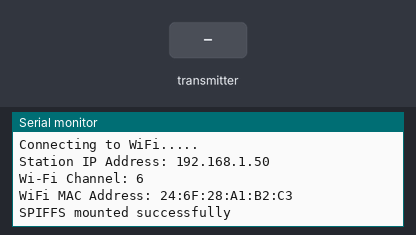
Bench run of a program on a simulated ESP32. On the bench: the last lines printed to the serial monitor. The test bench sets the inputs (shaded band). WiFi joins after 1.5 s; servers stay silent unless stated; storage starts empty.

Above: at 3.2 s.
3.3 s: the transmitter starts sending id = 0
At 3.63 s:
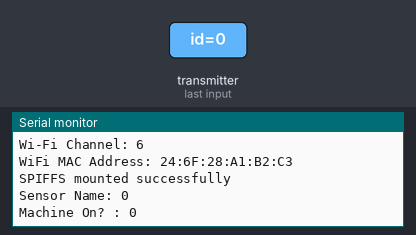
4.8 s: the transmitter starts sending machineOn = 1
At 5.13 s:
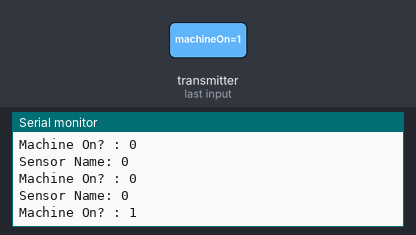

Measured:
- after the input at 3.3 s, the serial monitor: prints a new line at once (image 1)
- after the input at 4.8 s, the serial monitor: prints a new line at once (image 2)

The program:

main.cpp
```cpp
/*
  Gavin Epperson
  UCA Honors Capstone, Fall 2021

  WasherWatcher LaundryReceiver code
  "main.cpp"

  Code to be flashed onto each laundry room microcontroller (ESP32).
  Data is received from multiple microcontroller senders, which is then used to update website files.
  The receiver microcontroller hosts these website files for anyone locally to view.
*/

#include <esp_now.h>
#include <WiFi.h>
#include <ArduinoJson.h>
#include "AsyncTCP.h"
#include "ESPAsyncWebServer.h"
#include "SPIFFS.h"

const char* SSID = "UCAWIRELESS"; // String name of the WiFi network to connect to
const char* PASSWORD = "";        // String password of the WiFi network (null for UCAWireless)

AsyncWebServer server(80);
AsyncEventSource events("/events");

// Structure to receive data. Must match the sender structure
typedef struct {
  char id[32];
  bool machineOn;
} sensor_message;

// Create a sensor_message called receivedMessage
sensor_message receivedMessage;

// Callback function that will be executed when data is received
void OnDataRecv(const uint8_t * mac, const uint8_t *incomingData, int len) {

  // Copy received data to global struct
  memcpy(&receivedMessage, incomingData, sizeof(receivedMessage));

  Serial.print("Sensor Name: ");
  Serial.println(receivedMessage.id);
  Serial.print("Machine On? : ");
  Serial.println(receivedMessage.machineOn);
  Serial.println();

  // Format the received data in JSON and send it as an AsyncEvent (handled by JavaScript)
  DynamicJsonDocument board(1024);
  board["id"] = receivedMessage.id;
  board["status"] = receivedMessage.machineOn;

  String jsonStr;
  serializeJson(board, jsonStr);
  events.send(jsonStr.c_str(), "machine_status", millis());
}

// Helper function to initialize SPIFFS (SPI Flash File System), a way of storing files on the controller.
bool initSPIFFS() {
  if (!SPIFFS.begin()) {
    Serial.println("An error has occurred while mounting SPIFFS");
    return false;
  }
  Serial.println("SPIFFS mounted successfully");
  return true;
}

// Helper function to connect the microcontroller to the WiFi network. Will hang indefinitely until it connects.
void initWiFi() {
  // Set device as a Wi-Fi access point (allows controllers to connect)
  WiFi.mode(WIFI_AP);
  WiFi.begin(SSID, PASSWORD);


  Serial.print("Connecting to WiFi...");
  while (WiFi.status() != WL_CONNECTED) {
    Serial.print(".");
    delay(1000);
  }

  // Print information about the controller's WiFi connection
  Serial.print("\nStation IP Address: ");
  Serial.println(WiFi.localIP());
  Serial.print("Wi-Fi Channel: ");
  Serial.println(WiFi.channel());
  Serial.print("WiFi MAC Address: ");
  Serial.println(WiFi.macAddress());
}

/******************* Arduino Setup() Function ****************************
 * Runs Arduino's built-in setup() function.
 * Here, setup() initializes the WiFi connection, file system, and ESP-NOW
 * and additionally prepares and begins hosting the WasherWatcher website.
 **************************************************************************/
void setup() {
  // Initialize Serial Monitor
  Serial.begin(115200);

  initWiFi();

  // Initialize ESP-NOW
  if (initSPIFFS() != true) {
    Serial.println("Error initializing SPIFFS. Returning from setup");
    return;
  }

  // Initialize ESP-NOW
  if (esp_now_init() != ESP_OK) {
    Serial.println("Error initializing ESP-NOW. Returning from setup");
    return;
  }

  // Once ESP-NOW is successfully initialized, we will register our receiver handler
  esp_now_register_recv_cb(OnDataRecv);

  // Handle Web Server (direct users to the correct html when connecting)
  server.on("/", HTTP_GET, [](AsyncWebServerRequest *request){
    request->send(SPIFFS, "/index.html", "text/html");
  });

  // Serve the website files stored in the "data" folder with SPIFFS
  server.serveStatic("/", SPIFFS, "/");

  // Add AsyncEvent for when users connect
  events.onConnect([](AsyncEventSourceClient *client){
    if(client->lastId()){
      Serial.printf("Client reconnected! Last message ID received is: %u\n", client->lastId());
    }
    // Send event with message "hello!", whose id is current millis and set reconnect delay to 1 second
    client->send("hello!", NULL, millis(), 10000);
  });

  // Add the AsyncEvents to the WebServer and begin hosting the website
  server.addHandler(&events);
  server.begin();
}

 /******************* Arduino Loop() Function ****************************
 * Runs Arduino's built-in loop() function, which repeats indefinitely while the microcontroller is powered.
 * Here, loop() is empty, as our AsyncEvent handlers run automatically when data
 * is received, meaning we don't have to constantly poll for new data in the loop,
 *************************************************************************/
void loop() {}
```
